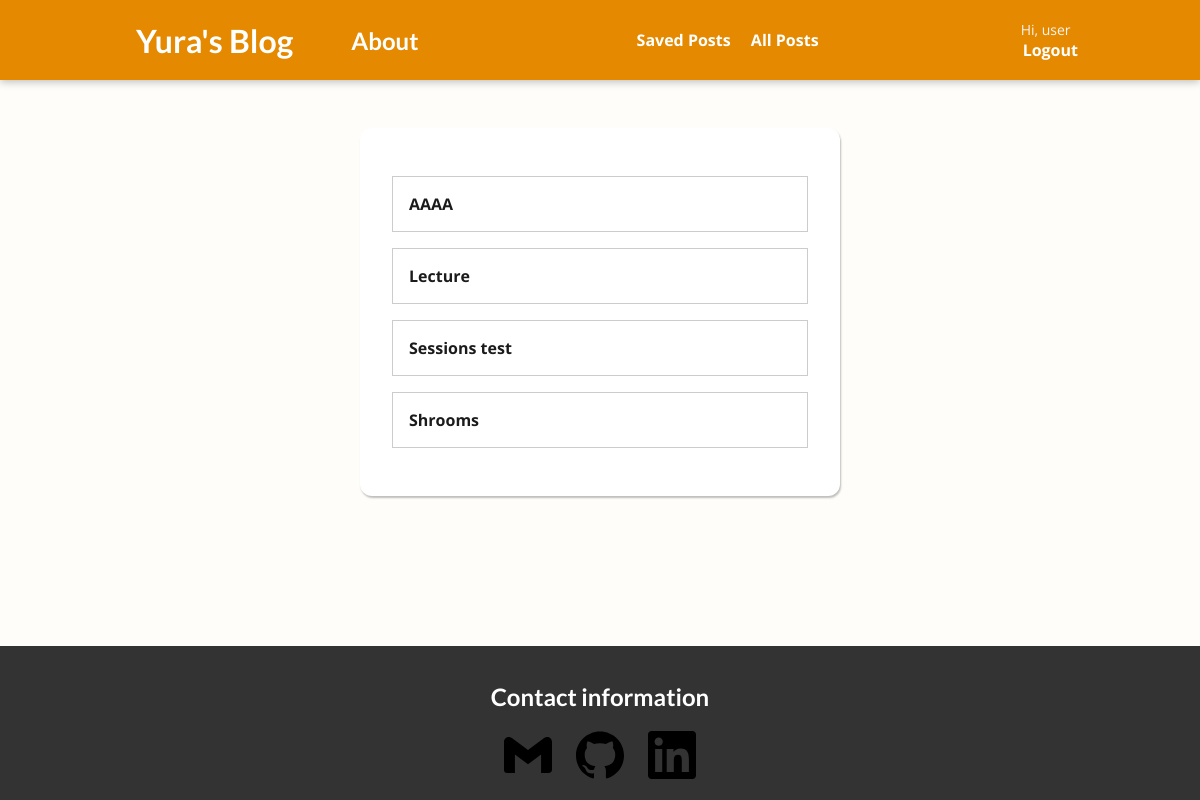
/read-later (signed in), run on the app's committed database.
### main_app/models.py (models this page shows, shortened)
class Post(models.Model):
    title = models.CharField(max_length=100)
    excerpt = models.CharField(max_length=150)
    image = models.ImageField(upload_to="posts", null=True)
    date = models.DateField(auto_now=True)
    slug = models.SlugField(unique=True, blank=True, null=False, db_index=True)
    content = models.TextField(validators=[MinLengthValidator(10)])
    author = models.ForeignKey(Author, on_delete=models.SET_NULL, null=True, related_name="posts")
    tags = models.ManyToManyField(Tag)

### main_app/views.py (the view, shortened to what this page needs)
# urls.py: path("read-later", views.ReadLaterView.as_view(), name="read-later"),
class ReadLaterView(View):
    def get(self, request):
        stored_posts = request.session.get("stored_posts")
        context = {}
        if request.user.is_authenticated:
            username = request.user.username
            try:
                record = UserData.objects.get(username=username)
            except:
                if stored_posts is None:
                    stored_posts = []
                record = UserData(username=username, stored_posts=stored_posts)
                record.save()
            context["posts"] = Post.objects.filter(slug__in=record.stored_posts)
            if len(record.stored_posts) == 0:
                context["has_posts"] = False
            else:
                context["has_posts"] = True
        return render(request, "main_app/read-later.html", context)

### main_app/templates/main_app/read-later.html (shortened to what this page needs)
{% extends "base.html" %}
{% load static %}
{% block css_files %}
<link rel="stylesheet" href="{% static "main_app/read-later.css" %}"
{% endblock %}
{% block content %}
    <section id="stored-posts">
        <ul>
            {% for post in posts %}
            <li><a href="{% url "single-post" post.slug %}">{{ post.title }}</a></li>
            {% endfor %}
        </ul>
    </section>
{% endblock %}

### templates/base.html (shortened to what this page needs)
{% load static %}
{% load socialaccount %}
<!DOCTYPE html>
<html lang="en">
<head>
    <link rel="stylesheet" href="{% static "app.css" %}">
    {% block css_files %}{% endblock %}
</head>
<body>
    <header id="main-navigation">
        <div>
            <h1><a href="{% url "starting-page" %}">Yura's Blog</a></h1>
        </div>
        <div class="about-div">
            <h2><a href="{% url "about" %}">About</a></h2>
        </div>
        <nav>
            <a href="{% url "read-later" %}">Saved Posts</a>
            <a href="{% url "all-posts"%}">All Posts</a>
        </nav>
        <div>
            {% if user.is_authenticated %}
                <p class="user-name">Hi, {{ user.username }}</p>
                <a class="login-logout" href="{% url "logout" %}">Logout</a>
            {% else %}
                <a class="login-logout" href="{% provider_login_url "google" %}">Login with Google</a>
            {% endif %}
        </div>
    </header>
    {% block content %}{% endblock %}
    <footer>
        <h2>Contact information</h2>
        <ul>
            <li><a href="mailto:yura.gavriley@gmail.com"><img src="{% static "icons/gmail.svg" %}"></a></li>
            <li><a href="https://github.com/YuraGavriley"><img src="{% static "icons/github.svg" %}"></a></li>
            <li><a href="https://linkedin.com/in/yurii-stopchytskyi-a3ab47255"><img src="{% static "icons/linkedin.svg" %}"></a></li>
        </ul>
    </footer>
</body>
</html>

### static/app.css (style rules this page uses)
* { box-sizing: border-box; }
html { font-family: 'Open Sans', 'Lato', sans-serif; }
body { margin: 0; }
h1, h2, h3 { font-family: 'Lato', sans-serif; font-weight: bold; }
#main-navigation { width: 100%; height: 5rem; display: flex; justify-content: space-between; align-items: center; padding: 0 10%; position: absolute; top: 0; left: 0; }
#main-navigation a { text-decoration: none; color: white; font-weight: bold; margin-left: 1rem; }
#main-navigation .login-logout { margin: 0; padding-left: 2px; padding-right: 2px; }
.about-div { margin-left: -10rem; }
.user-name { font-size: 14px; color: whitesmoke; margin: 0; }
footer { background-color: #333; color: white; padding: 1rem 3rem; text-align: center; }
footer ul { list-style-type: none; margin: 0; padding: 0; }
footer li { display: inline; margin-right: 20px; }
footer li:last-of-type { margin: 0; }
footer img { height: 3rem; width: 3rem; }

### main_app/static/main_app/read-later.css (style rules this page uses)
body { background-color: #FFFDFA; }
footer { position: absolute; bottom: 0; width: 100%; }
#main-navigation { background-color: #E48900; box-shadow: 0 2px 8px rgba(0, 0, 0, 0.25); }
#stored-posts { margin: 8rem auto 3rem auto; padding: 2rem; border-radius: 12px; box-shadow: 1px 2px 2px rgba(0, 0, 0, 0.25); background-color: white; width: 90%; max-width: 30rem; }
#stored-posts ul { list-style: none; padding: 0; margin: 0; }
#stored-posts li { margin: 1rem 0 ; }
#stored-posts a { display: block; padding: 1rem; width: 100%; text-decoration: none; border: 1px solid #ccc; color: #1b1b1b; font-weight: bold; }

### data on the page
Post: title "AAAA"
Post: title "Lecture"
Post: title "Sessions test"
Post: title "Shrooms"

### other printed values
{{ user.username }} "user"
